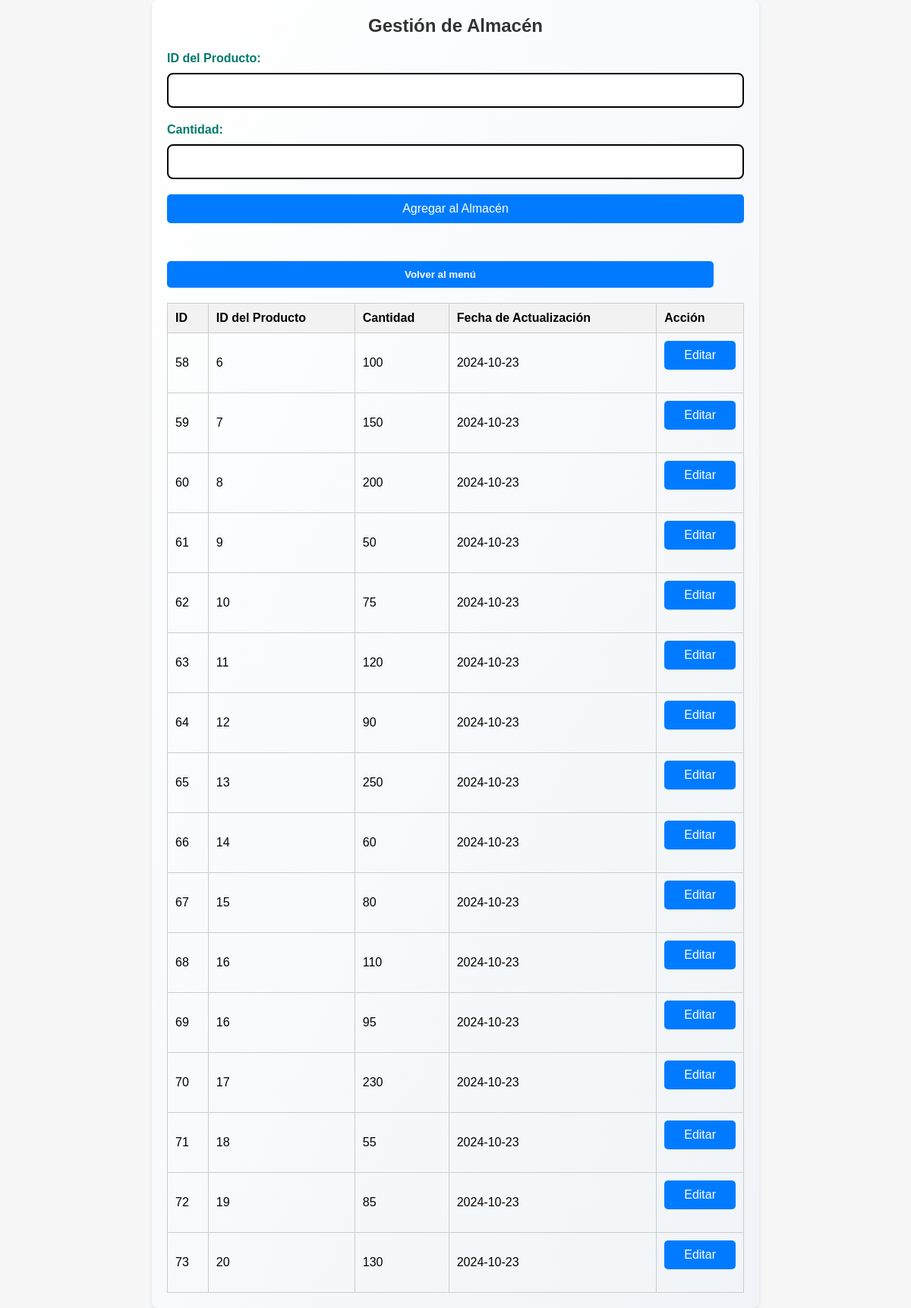
The page /almacen.php (signed in) on the database its author committed.
### tables this page shows
CREATE TABLE `almacen` (
  `id` int(11) NOT NULL,
  `producto_id` int(11) DEFAULT NULL,
  `cantidad` int(11) DEFAULT NULL,
  `fecha_actualizacion` date DEFAULT NULL
);

### permisos.php (called while the page is built)
<?php
function verificarPermisos($perfil, $tabla, $accion) {
    $permisos = [
        'root' => ['ver' => '*', 'editar' => '*'],
        'gerente' => [
            'ver' => '*',
            'editar' => ['clientes', 'productos', 'ventas', 'proveedores', 'almacen', 'detalles_venta', 'categorias']
        ],
        'secretaria' => [
            'ver' => ['clientes', 'productos', 'ventas', 'proveedores', 'almacen', 'detalles_venta', 'categorias'],
            'editar' => ['clientes', 'productos', 'ventas', 'detalles_venta', 'categorias']
        ],
        'empleado' => [
            'ver' => ['clientes', 'productos', 'ventas', 'detalles_venta', 'categorias'],
            'editar' => ['ventas', 'clientes','detalles_venta']
        ]
    ];
     if ($permisos[$perfil][$accion] === '*') {
        return true;
    }
    return in_array($tabla, $permisos[$perfil][$accion]);
}

### almacen.php (the view, shortened to what this page needs)
<?php
include 'permisos.php';
$perfil = $_SESSION['perfil'];
$host = "localhost";
$user = "root";
$pass = "";
$dbname = "tienda-f";
$conn = new mysqli($host, $user, $pass, $dbname);
$sql = "SELECT * FROM almacen";
$result = $conn->query($sql);
?>
<!DOCTYPE html>
<html lang="es">
<head>
    <link rel="stylesheet" href="styles.css">
</head>
<body>
    <div class="container">
        <h1>Gestión de Almacén</h1>
        <form method="POST" action="">
            <label for="producto_id">ID del Producto:</label>
            <input type="number" id="producto_id" name="producto_id" required>
            <label for="cantidad">Cantidad:</label>
            <input type="number" id="cantidad" name="cantidad" required>
            <input type="submit" name="agregar" value="Agregar al Almacén" class="btn">
        </form>
        <div class="button-group">
            <form method="POST" action="<?php
                if ($_SESSION['perfil'] === 'root') {
                    echo 'root.php';
                } elseif ($_SESSION['perfil'] === 'secretaria') {
                    echo 'lorena.php';
                } elseif ($_SESSION['perfil'] === 'gerente') {
                    echo 'cristian.php';
                } elseif ($_SESSION['perfil'] === 'empleado') {
                    echo 'jeremy.php';
                }
            ?>">
                <button type="submit" class="btn">Volver al menú</button>
            </form>
        </div>
        <table>
            <tr>
                <th>ID</th>
                <th>ID del Producto</th>
                <th>Cantidad</th>
                <th>Fecha de Actualización</th>
                <?php if (verificarPermisos($perfil, 'almacen', 'editar')): ?>
                    <th>Acción</th>
                <?php endif; ?>
            </tr>
            <?php if ($result->num_rows > 0) {
                while ($row = $result->fetch_assoc()) { ?>
                    <tr>
                        <td><?php echo $row['id']; ?></td>
                        <td>
                            <?php if (isset($_POST['editar']) && $_POST['almacen_id'] == $row['id']): ?>
                                <form method="POST" action="">
                                    <input type="hidden" name="almacen_id" value="<?php echo $row['id']; ?>">
                                    <input type="number" name="producto_id" value="<?php echo $row['producto_id']; ?>" required>
                                    <input type="number" name="cantidad" value="<?php echo $row['cantidad']; ?>" required>
                                    <input type="submit" value="Guardar" class="btn">
                                </form>
                            <?php else: ?>
                                <?php echo $row['producto_id']; ?>
                            <?php endif; ?>
                        </td>
                        <td><?php echo $row['cantidad']; ?></td>
                        <td><?php echo $row['fecha_actualizacion']; ?></td>
                        <?php if (verificarPermisos($perfil, 'almacen', 'editar')): ?>
                            <td>
                                <form method="POST" action="">
                                    <input type="submit" name="editar" value="Editar" class="btn">
                                </form>
                            </td>
                        <?php endif; ?>
                    </tr>
                <?php }
            } else {
                echo "<tr><td colspan='5'>No hay registros en el almacén.</td></tr>";
            } ?>
        </table>
    </div>
</body>
</html>

### styles.css (style rules this page uses)
* { margin: 0; padding: 0; box-sizing: border-box; }
body { font-family: 'Arial', sans-serif; background-color: #f5f5f5; display: flex; justify-content: center; align-items: center; min-height: 100vh; padding: 20px; }
.container { width: 90%; max-width: 500px; background: linear-gradient(to bottom right, #ffffff, #f0f4f8); padding: 30px; border-radius: 15px; box-shadow: 0 10px 30px rgba(0, 0, 0, 0.15); transition: box-shadow 0.3s ease; }
h2, h1 { text-align: center; color: #000000; margin-bottom: 20px; font-size: 24px; }
label { display: block; margin-bottom: 10px; font-weight: bold; color: #00796b; }
input { width: 100%; padding: 12px; margin-bottom: 20px; border: 2px solid #000000; border-radius: 8px; font-size: 16px; transition: border-color 0.3s ease, box-shadow 0.3s ease; }
button { background-color: #2600ff; color: #ffffff; padding: 12px; border: none; border-radius: 5px; cursor: pointer; font-weight: bold; width: calc(100% - 40px); margin-top: 10px; transition: background-color 0.3s; position: relative; }
.button-group { display: flex; justify-content: space-between; margin-top: 20px; gap: 10px; }
.button-group a, .button-group button { flex: 1; }
.button-group { display: block; margin-top: 20px; }

### almacen.php (style rules this page uses)
body { font-family: Arial, sans-serif; margin: 0; padding: 0; background-color: #f7f7f7; }
.container { max-width: 800px; margin: 0 auto; padding: 20px; background-color: white; border-radius: 8px; box-shadow: 0 2px 4px rgba(0, 0, 0, 0.1); }
h1 { text-align: center; color: #333; }
table { width: 100%; border-collapse: collapse; margin-top: 20px; }
th, td { border: 1px solid #ccc; padding: 10px; text-align: left; }
th { background-color: #f2f2f2; }
.btn { padding: 10px; color: white; background-color: #007bff; border: none; border-radius: 5px; cursor: pointer; }

### rows shown on the page
almacen: id "58", producto "6", cantidad "100", fecha_actualizacion "2024-10-23"
almacen: id "59", producto "7", cantidad "150", fecha_actualizacion "2024-10-23"
almacen: id "60", producto "8", cantidad "200", fecha_actualizacion "2024-10-23"
almacen: id "61", producto "9", cantidad "50", fecha_actualizacion "2024-10-23"
almacen: id "62", producto "10", cantidad "75", fecha_actualizacion "2024-10-23"
almacen: id "63", producto "11", cantidad "120", fecha_actualizacion "2024-10-23"
almacen: id "64", producto "12", cantidad "90", fecha_actualizacion "2024-10-23"
almacen: id "65", producto "13", cantidad "250", fecha_actualizacion "2024-10-23"
almacen: id "66", producto "14", cantidad "60", fecha_actualizacion "2024-10-23"
almacen: id "67", producto "15", cantidad "80", fecha_actualizacion "2024-10-23"
almacen: id "68", producto "16", cantidad "110", fecha_actualizacion "2024-10-23"
almacen: id "69", producto "16", cantidad "95", fecha_actualizacion "2024-10-23"
almacen: id "70", producto "17", cantidad "230", fecha_actualizacion "2024-10-23"
almacen: id "71", producto "18", cantidad "55", fecha_actualizacion "2024-10-23"
almacen: id "72", producto "19", cantidad "85", fecha_actualizacion "2024-10-23"
almacen: id "73", producto "20", cantidad "130", fecha_actualizacion "2024-10-23"
